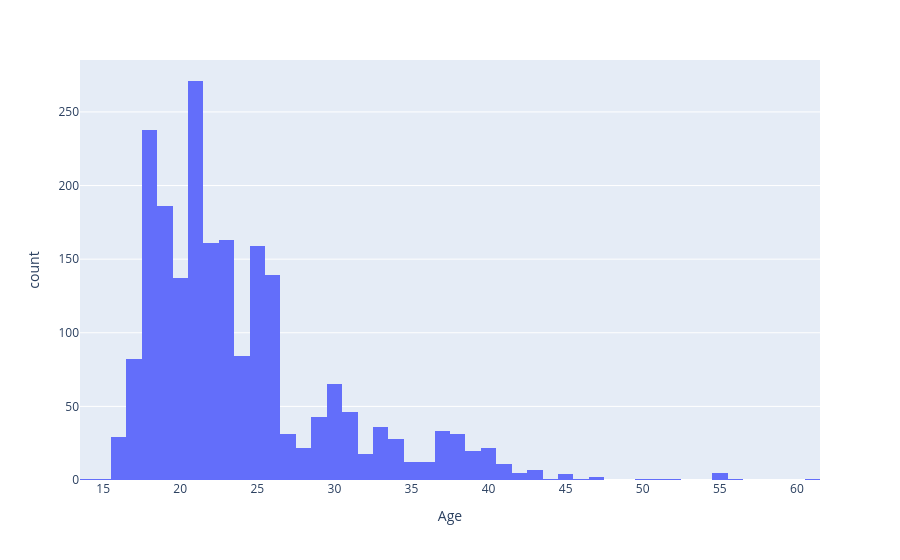

Notebook cell for this chart:
### Code cell
px.histogram(df_obesity, x="Age")

### Figure 1 — Plotly figure (JSON) as saved in the notebook; plotly's stock layout.template omitted (floating-point values rounded to 4 significant figures; data arrays with more than 128 entries replaced by an {"elided": "..."} marker saying what was removed)
{"data": [{"bingroup": "x", "hovertemplate": "Age=%{x}<br>count=%{y}<extra></extra>", "legendgroup": "", "marker": {"color": "#636efa", "pattern": {"shape": ""}}, "name": "", "orientation": "v", "showlegend": false, "type": "histogram", "x": {"elided": "2111 int values"}, "xaxis": "x", "yaxis": "y"}], "layout": {"barmode": "relative", "legend": {"tracegroupgap": 0}, "margin": {"t": 60}, "xaxis": {"anchor": "y", "domain": [0, 1], "title": {"text": "Age"}}, "yaxis": {"anchor": "x", "domain": [0, 1], "title": {"text": "count"}}}}
